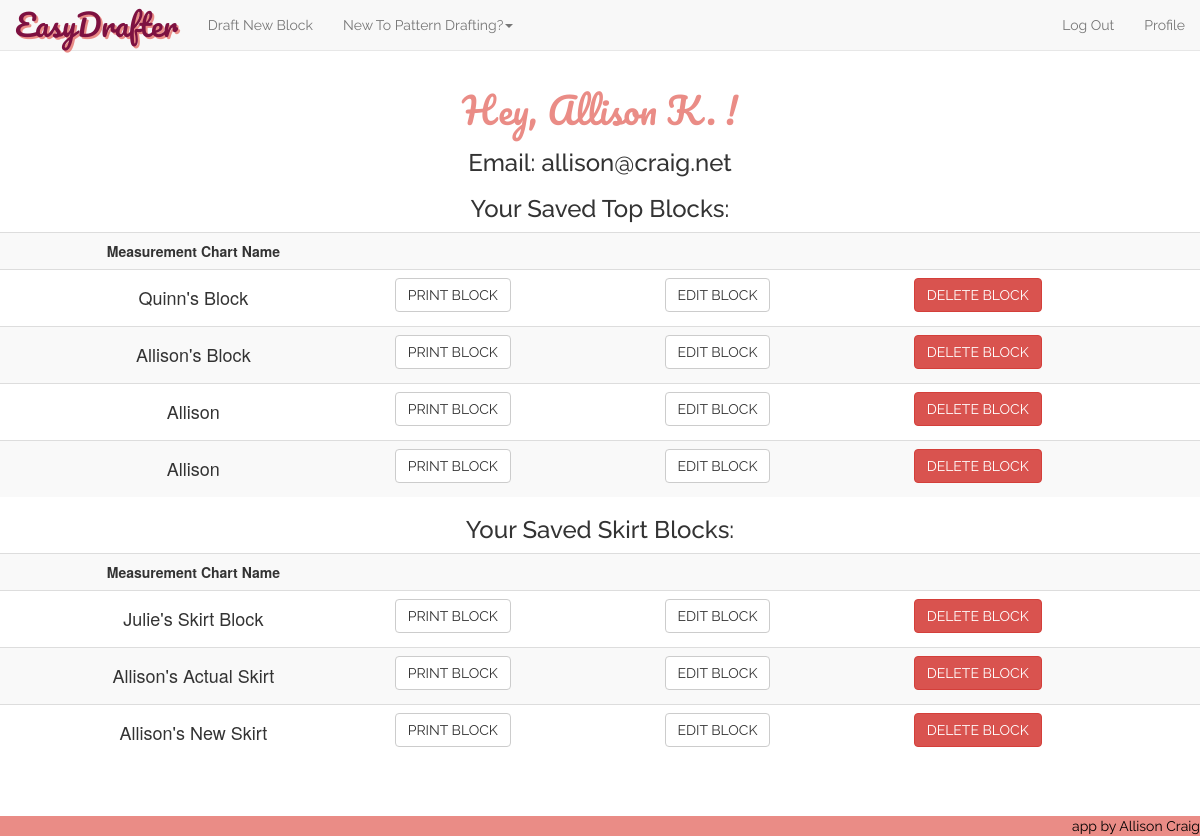
/profile (signed in), run on an earlier commit of the app's database.
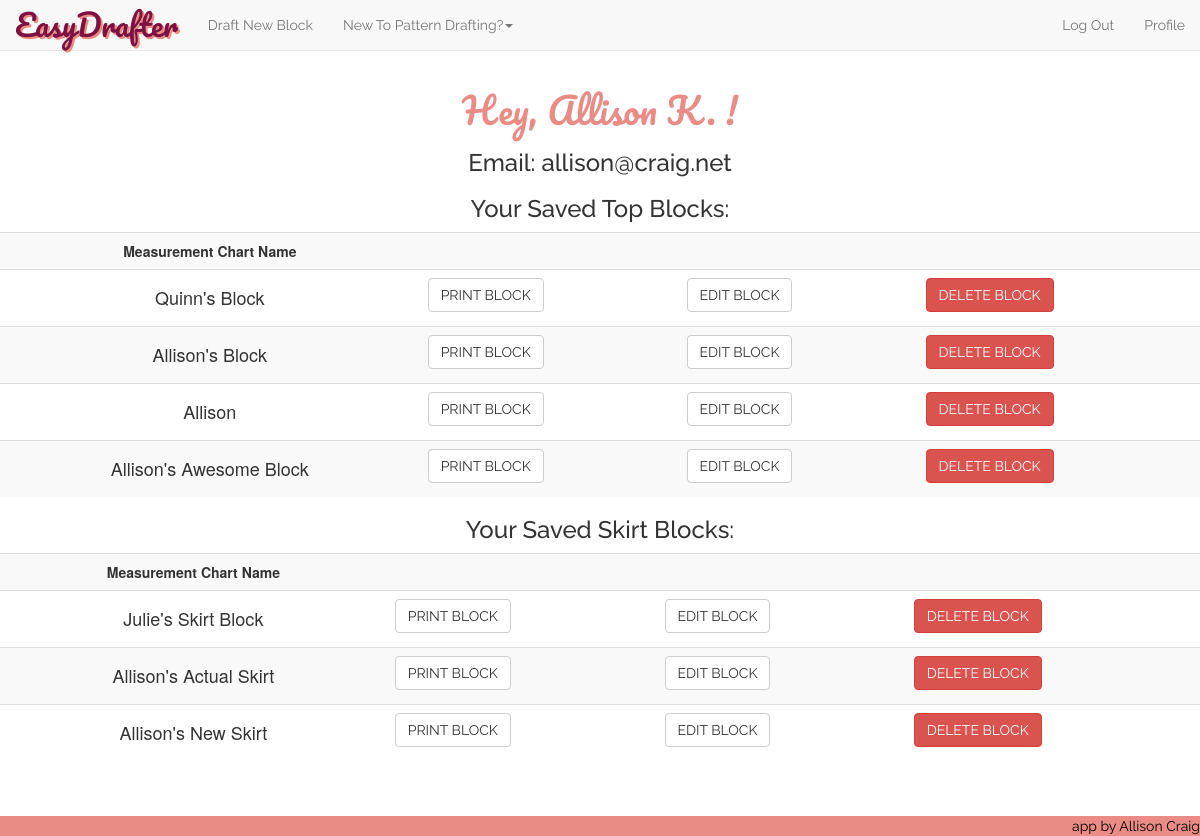
And on a later commit of the database.
### model.py (models this page shows, shortened)
class User(db.Model):
    __tablename__ = "Users"
    user_id = db.Column(db.Integer, autoincrement=True, primary_key=True)
    fb_id = db.Column(db.String(64), unique=True, nullable=True)
    email = db.Column(db.String(64), unique=True, nullable=False)
    password = db.Column(db.String(64), nullable=True)
    fname = db.Column(db.String(15), nullable=False)

class Measurement_Chart_Top(db.Model):
    __tablename__ = "Measurement_Chart_Tops"
    chart_id = db.Column(db.Integer, autoincrement=True, primary_key=True)
    nickname = db.Column(db.Integer, nullable=False)
    user_id = db.Column(db.String(100), db.ForeignKey('Users.user_id'))
    bust = db.Column(db.Integer, nullable=False)
    waist = db.Column(db.Integer, nullable=False)
    full_length = db.Column(db.Integer, nullable=False)
    center_front = db.Column(db.Integer, nullable=False)
    front_shoulder_slope = db.Column(db.Integer, nullable=False)
    strap = db.Column(db.Integer, nullable=False)
    front_across_shoulder = db.Column(db.Integer, nullable=False)
    across_chest = db.Column(db.Integer, nullable=False)
    bust_depth = db.Column(db.Integer, nullable=False)
    shoulder_length = db.Column(db.Integer, nullable=False)
    bust_arc = db.Column(db.Integer, nullable=False)
    bust_span = db.Column(db.Integer, nullable=False)
    waist_arc = db.Column(db.Integer, nullable=False)
    dart_placement = db.Column(db.Integer, nullable=False)
    side_length = db.Column(db.Integer, nullable=False)
    full_length_back = db.Column(db.Integer, nullable=False)
    center_back = db.Column(db.Integer, nullable=False)
    back_shoulder_slope = db.Column(db.Integer, nullable=False)
    across_back = db.Column(db.Integer, nullable=False)
    back_arc = db.Column(db.Integer, nullable=False)
    waist_arc_back = db.Column(db.Integer, nullable=False)
    back_neck = db.Column(db.Integer, nullable=False)
    back_across_shoulder = db.Column(db.Integer, nullable=False)
    back_dart_intake = db.Column(db.Integer, nullable=False)
    user = db.relationship("User",
                           backref=db.backref("Measurement_Chart_Tops"))

class Measurement_Chart_Skirt(db.Model):
    __tablename__ = "Measurement_Chart_Skirts"
    chart_id = db.Column(db.Integer, autoincrement=True, primary_key=True)
    nickname = db.Column(db.Integer, nullable=False)
    user_id = db.Column(db.String(100), db.ForeignKey('Users.user_id'))
    waist = db.Column(db.Integer, nullable=False)
    hip = db.Column(db.Integer, nullable=False)
    center_front_hip_depth = db.Column(db.Integer, nullable=False)
    back_hip_arc = db.Column(db.Integer, nullable=False)
    center_back_hip_depth = db.Column(db.Integer, nullable=False)
    front_hip_arc = db.Column(db.Integer, nullable=False)
    dart_placement = db.Column(db.Integer, nullable=False)
    user = db.relationship("User",
                           backref=db.backref("Measurement_Chart_Skirts"))

### server.py (the view)
@app.route('/profile')
def user_profile_page():
    user_email = session['logged_in_customer_email']
    user = User.query.filter(User.email==user_email).one()
    current_user_id = user.user_id
    saved_blocks_tops = Measurement_Chart_Top.query.filter(Measurement_Chart_Top.user_id==current_user_id).all()
    saved_blocks_skirts = Measurement_Chart_Skirt.query.filter(Measurement_Chart_Skirt.user_id==current_user_id).all()
    return render_template("profile.html", user=user, session=session, savedblockstops=saved_blocks_tops, savedblocksskirts=saved_blocks_skirts)

### server.py (called while the page is built)
@app.before_request
def add_tests():
    g.jasmine_tests = JS_TESTING_MODE

### templates/profile.html (shortened to what this page needs)
{% extends 'base.html' %}
{% block content %}
<center><h1 class='heading-titles'>Hey, {{ user.fname }} !</h1></center>
<center><h3 class="raleway">Email: {{ user.email }}</h3></center>
{% if savedblockstops %}
<center><h3 class="raleway">Your Saved Top Blocks: </h3></center>
<table class="table table-hover table-striped">
	<th><center>Measurement Chart Name</center></th>
	<th></th>
	<th></th>
	<th></th>
{% for sblocktop in savedblockstops %}
		<tr class="saved-block">
			<td><center><h4>{{ sblocktop.nickname }}</h4></center>
				<center>
					<td><form action='/print-top/{{sblocktop.chart_id}}'>
						<button class="btn btn-default">PRINT BLOCK</button>
					</form></td>
					<td><form action='/edit-top/{{sblocktop.chart_id}}'>
						<button class="btn btn-default" value="{{ sblocktop.chart_id }}">EDIT BLOCK</button>
					</form></td>
					<td>
						<button class="btn btn-danger delete-btn-top" name='chart-id' value="{{ sblocktop.chart_id }}">DELETE BLOCK</button></td>
					</center>
				</td>
			</tr>
{% endfor %}
</table>
{% endif %}
{% if savedblocksskirts %}
<center><h3 class="raleway">Your Saved Skirt Blocks: </h3></center>
<table class="table table-hover table-striped">
	<th><center>Measurement Chart Name</center></th>
	<th></th>
	<th></th>
	<th></th>
{% for sblockskirt in savedblocksskirts %}
		<tr class="saved-block">
			<td><center><h4>{{ sblockskirt.nickname }}</h4></center>
				<center>
					<td><form action='/print-skirt/{{sblockskirt.chart_id}}'>
						<button class="btn btn-default">PRINT BLOCK</button>
					</form></td>
					<td><form action='/edit-skirt/{{sblockskirt.chart_id}}'>
						<button class="btn btn-default" value="{{ sblockskirt.chart_id }}">EDIT BLOCK</button>
					</form></td>
					<td><button class="btn btn-danger delete-btn-skirt" name='chart-id' value="{{ sblockskirt.chart_id }}">DELETE BLOCK</button></td>
				</center>
			</td>
		</tr>
{% endfor %}
</table>
{% endif %}
{% endblock %}

### templates/base.html (shortened to what this page needs)
<!DOCTYPE html>
<html>
<head>
	<link rel='stylesheet' href='/static/css/style.css'>
	<link rel='stylesheet' href='/static/css/bootstrap.min.css'>
</head>
<body>
<nav class="navbar navbar-default navbar-fixed-top">
	<div class="container-fluid">
		<div class="navbar-header">
			<a class="navbar-brand" id="corner-logo" href="/">EasyDrafter</a>
		</div>
		<div class="collapse navbar-collapse" id="bs-example-navbar-collapse-1">
			<ul class="nav navbar-nav">
				{% if session['current_user_id'] is defined %}
				<li><a href="/choose-block">Draft New Block</a></li>
				{% endif %}
				<li role="presentation" class="dropdown">
					<a class="dropdown-toggle" data-toggle="dropdown" href="#" role="button" aria-haspopup="true" aria-expanded="false">
						New To Pattern Drafting?<span class="caret"></span>
					</a>
				</li>
			</ul>
			<ul class="nav navbar-nav navbar-right">
				{% if session['current_user_id'] is defined %}
				<li><a href="/logout" id="logout">Log Out</a></li>
				<li><a href="/profile" id="profile">Profile</a></li>
				{% else %}
				<li><a href="/login">Log In</a></li>
				<li><a href="/register">Register</a></li>
				{% endif %}
			</ul>
		</div>
	</div>
</nav>
	{% block content %}{% endblock %}
		<footer><a href="https://github.com/allisonkcraig" target="blank" id="footer-a">app by Allison Craig</a></footer>
</body>
</html>

### static/css/style.css (style rules this page uses)
body { padding-top: 70px; margin-bottom: 2em; padding-bottom: 4em; }
.btn { font-family: "Raleway"; }
.heading-titles { font-family: 'Pacifico', cursive; color: #EA8C86; }
#corner-logo { font-family: 'Pacifico', cursive; font-size: 30px; text-decoration: none; text-shadow: 2px 2px #EA8C86; color: #7D1141; }
.navbar { font-family: "Raleway"; }
footer { font-family: "Raleway"; background-color: #EA8C86; position:fixed; left:0px; bottom:0px; height:20px; width:100%; }
#footer-a { text-decoration: none; color: black; float: right; }
.raleway { font-family: "Raleway"; }

What changed in the data, as far as the page shows it:
changed Measurement_Chart_Top: nickname "Allison" → "Allison's Awesome Block"
